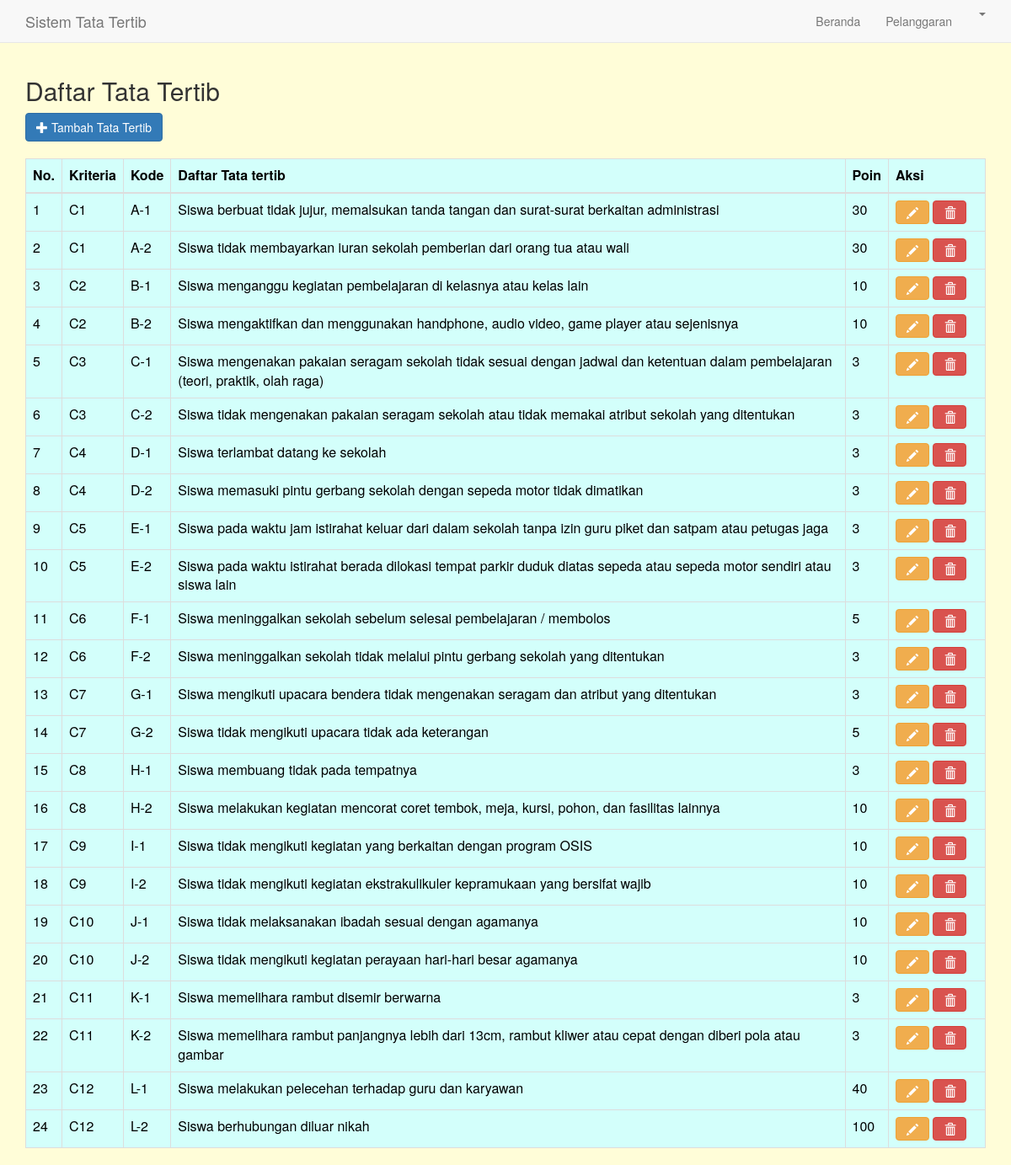
The app's page /index.php/admin/tatib with its own data.
### tables this page shows
CREATE TABLE `tb_tatib` (
  `id` int(11) NOT NULL,
  `kode` varchar(11) NOT NULL,
  `id_kriteria` varchar(11) NOT NULL,
  `nama` varchar(255) NOT NULL,
  `poin` int(11) NOT NULL
);

CREATE TABLE `tb_group_tatib` (
  `id_group_tatib` int(11) NOT NULL,
  `kriteria` varchar(20) DEFAULT NULL,
  `keterangan` varchar(100) NOT NULL,
  `bobot` varchar(11) DEFAULT NULL
);

### application/controllers/Admin.php (called while the page is built, shortened)
<?php
class Admin extends CI_Controller
{
	private $head;
	public function __construct()
	{
		$this->head['kelasheader'] = $this->KelasModel->selectAll()->result_array();
	}
	public function tatib()
	{
		$data['tatib'] = $this->TatibModel->selectAll()->result();
		$data['grouptatib'] = $this->GroupTatibModel->selectAll()->result();
		$this->load->view('layout/aheader', $this->head);
		$this->load->view('admin/tatib', $data);
		$this->load->view('layout/afooter');
	}
}

### index.php (called while the page is built, shortened)
<?php
require_once BASEPATH.'core/CodeIgniter.php';

### application/models/TatibModel.php (called while the page is built, shortened)
<?php
class TatibModel extends CI_Model
{
	public function selectAll()
	{
		$query = 'SELECT kode, nama, poin, kriteria
					FROM `tb_tatib`
					INNER JOIN `tb_group_tatib`
					ON tb_tatib.id_kriteria = tb_group_tatib.kriteria';
		return $this->db->query($query);
	}
}

### application/views/admin/tatib.php (the view, shortened to what this page needs)
<div class="section">
  <div class="container">
    <div class="row">
      <div class="col-md-12">
        <h2>Daftar Tata Tertib</h2>
        <a href="<?php echo site_url('admin/tatibAct/add'); ?>" title="Materi"><button class="btn btn-primary"><span class="glyphicon glyphicon-plus" aria-hidden="true"></span>&nbsp;Tambah Tata Tertib</button></a>
      </div>
    </div>
  </div>
</div><br>
<div class="section">
  <div class="container">
    <div class="row">
      <div class="col-md-12">
        <table class="table table-bordered" style="color:black; background: #d3fffb;" id="dt">
          <thead>
            <tr>
              <th>No.</th>
              <th>Kriteria</th>
              <th>Kode</th>
              <th>Daftar Tata tertib</th>
              <th>Poin</th>
              <th style="min-width: 115px;">Aksi</th>
            </tr>
          </thead>
          <tbody>
            <?php $i = 1;
            foreach ($tatib as $list) { ?>
              <tr>
                <td><?php echo $i++; ?></td>
                <td><?php echo $list->kriteria; ?></td>
                <td><?php echo $list->kode; ?></td>
                <td><?php echo $list->nama; ?></td>
                <td><?php echo $list->poin; ?></td>
                <td>
                  <a href="<?php echo site_url('admin/tatibAct/edit/') . $list->kode; ?>" title="Edit"><button class="btn btn-warning"><span class="glyphicon glyphicon-pencil" aria-hidden="true"></span></button></a>
                  <a onclick="deletes('<?php echo $list->kode; ?>')" title="Tugas"><button class="btn btn-danger"><span class="glyphicon glyphicon-trash" aria-hidden="true"></span></button></a>
                </td>
              </tr>
            <?php } ?>
          </tbody>
        </table>
      </div>
    </div>
  </div>
</div>

### assets/css/main.css (style rules this page uses)
body { color:#36404a; }
a { color: #4280c3; }

### application/views/layout/aheader.php (style rules this page uses)
body { background: #fffdd8; }

### records on screen
tb_tatib: tb_group_tatib.kriteria "C1", kode "A-1", nama "Siswa berbuat tidak jujur, memalsukan tanda tangan dan surat-surat berkaitan administrasi", poin "30"
tb_tatib: tb_group_tatib.kriteria "C1", kode "A-2", nama "Siswa tidak membayarkan iuran sekolah pemberian dari orang tua atau wali", poin "30"
tb_tatib: tb_group_tatib.kriteria "C2", kode "B-1", nama "Siswa menganggu kegiatan pembelajaran di kelasnya atau kelas lain", poin "10"
tb_tatib: tb_group_tatib.kriteria "C2", kode "B-2", nama "Siswa mengaktifkan dan menggunakan handphone, audio video, game player atau sejenisnya", poin "10"
tb_tatib: tb_group_tatib.kriteria "C3", kode "C-1", nama "Siswa mengenakan pakaian seragam sekolah tidak sesuai dengan jadwal dan ketentuan dalam pembelajaran (teori, praktik, olah raga)", poin "3"
tb_tatib: tb_group_tatib.kriteria "C3", kode "C-2", nama "Siswa tidak mengenakan pakaian seragam sekolah atau tidak memakai atribut sekolah yang ditentukan", poin "3"
tb_tatib: tb_group_tatib.kriteria "C4", kode "D-1", nama "Siswa terlambat datang ke sekolah", poin "3"
tb_tatib: tb_group_tatib.kriteria "C4", kode "D-2", nama "Siswa memasuki pintu gerbang sekolah dengan sepeda motor tidak dimatikan", poin "3"
tb_tatib: tb_group_tatib.kriteria "C5", kode "E-1", nama "Siswa pada waktu jam istirahat keluar dari dalam sekolah tanpa izin guru piket dan satpam atau petugas jaga", poin "3"
tb_tatib: tb_group_tatib.kriteria "C5", kode "E-2", nama "Siswa pada waktu istirahat berada dilokasi tempat parkir duduk diatas sepeda atau sepeda motor sendiri atau siswa lain", poin "3"
tb_tatib: tb_group_tatib.kriteria "C6", kode "F-1", nama "Siswa meninggalkan sekolah sebelum selesai pembelajaran / membolos", poin "5"
tb_tatib: tb_group_tatib.kriteria "C6", kode "F-2", nama "Siswa meninggalkan sekolah tidak melalui pintu gerbang sekolah yang ditentukan", poin "3"
tb_tatib: tb_group_tatib.kriteria "C7", kode "G-1", nama "Siswa mengikuti upacara bendera tidak mengenakan seragam dan atribut yang ditentukan", poin "3"
tb_tatib: tb_group_tatib.kriteria "C7", kode "G-2", nama "Siswa tidak mengikuti upacara tidak ada keterangan", poin "5"
tb_tatib: tb_group_tatib.kriteria "C8", kode "H-1", nama "Siswa membuang tidak pada tempatnya", poin "3"
tb_tatib: tb_group_tatib.kriteria "C8", kode "H-2", nama "Siswa melakukan kegiatan mencorat coret tembok, meja, kursi, pohon, dan fasilitas lainnya", poin "10"
tb_tatib: tb_group_tatib.kriteria "C9", kode "I-1", nama "Siswa tidak mengikuti kegiatan yang berkaitan dengan program OSIS", poin "10"
tb_tatib: tb_group_tatib.kriteria "C9", kode "I-2", nama "Siswa tidak mengikuti kegiatan ekstrakulikuler kepramukaan yang bersifat wajib", poin "10"
tb_tatib: tb_group_tatib.kriteria "C10", kode "J-1", nama "Siswa tidak melaksanakan ibadah sesuai dengan agamanya", poin "10"
tb_tatib: tb_group_tatib.kriteria "C10", kode "J-2", nama "Siswa tidak mengikuti kegiatan perayaan hari-hari besar agamanya", poin "10"
tb_tatib: tb_group_tatib.kriteria "C11", kode "K-1", nama "Siswa memelihara rambut disemir berwarna", poin "3"
tb_tatib: tb_group_tatib.kriteria "C11", kode "K-2", nama "Siswa memelihara rambut panjangnya lebih dari 13cm, rambut kliwer atau cepat dengan diberi pola atau gambar", poin "3"
tb_tatib: tb_group_tatib.kriteria "C12", kode "L-1", nama "Siswa melakukan pelecehan terhadap guru dan karyawan", poin "40"
tb_tatib: tb_group_tatib.kriteria "C12", kode "L-2", nama "Siswa berhubungan diluar nikah", poin "100"
